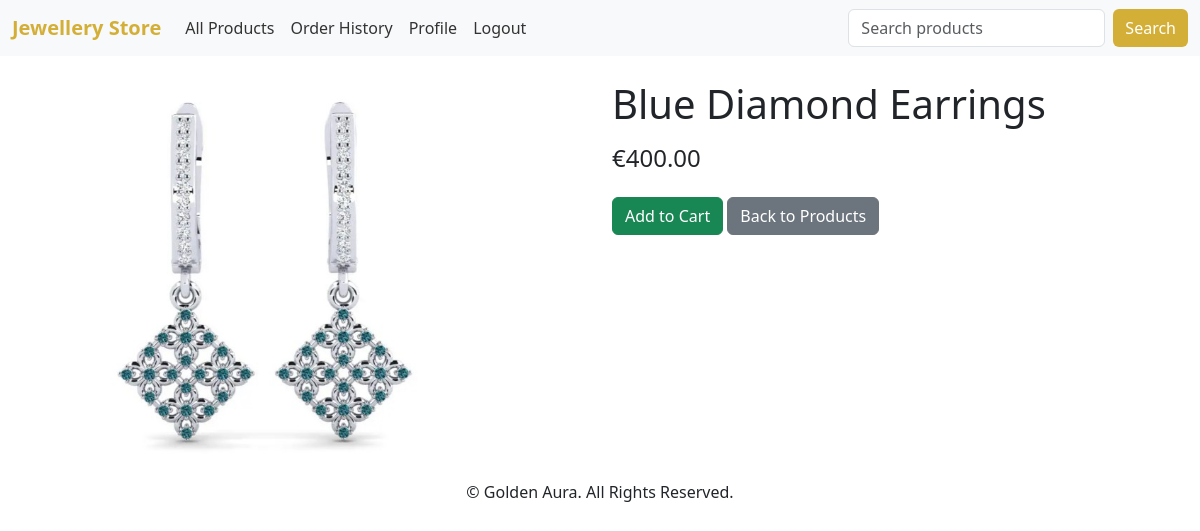
/category/4e50a3c7-e2d5-45b8-aef8-752e30caaff3/product/8eb82acf-3d9f-49f1-8c6c-b1da1ac29ae2/ (signed in), run on the app's committed database.
### shop/models.py (models this page shows, shortened)
class Product(models.Model):
    id = models.UUIDField(
        primary_key=True,
        default=uuid.uuid4,
        editable=False
    )
    name = models.CharField(max_length=250, unique=True)
    description = models.TextField(blank=True)
    category = models.ForeignKey(Category, on_delete=models.CASCADE)
    price = models.DecimalField(max_digits=10, decimal_places=2)
    image = models.ImageField(upload_to='product_images/', blank=True, null=True)
    stock = models.IntegerField()
    available = models.BooleanField(default=True)
    created = models.DateTimeField(auto_now_add=True, blank=True, null=True)
    updated = models.DateTimeField(auto_now=True, blank=True, null=True)
    class Meta:
        ordering = ('name',)
        verbose_name = 'product'
        verbose_name_plural = 'products'

### shop/views.py (the view)
# urls.py: path('category/<uuid:category_id>/product/<uuid:product_id>/', views.product_detail, name='product_detail'),
def product_detail(request, category_id, product_id):
    category = get_object_or_404(Category, id=category_id)
    product = get_object_or_404(Product, id=product_id, category=category)
    return render(request, 'shop/product.html', {'category': category, 'product': product})

### accounts/context_processors.py (called while the page is built)
def user_groups(request):
    if request.user.is_authenticated:
        return{'is_manager': request.user.groups.filter(name='Manager').exists()}
    return {'is_manager': False}

### cart/context_processors.py (called while the page is built)
def counter(request):
    item_count = 0
    if 'admin' in request.path:
        return {}
    else:
        try:
            cart = Cart.objects.get(cart_id=_cart_id(request))
            cart_items = CartItem.objects.filter(cart=cart, active=True)
            for cart_item in cart_items:
                item_count += cart_item.quantity
        except Cart.DoesNotExist:
            item_count = 0
    return {'item_count': item_count}

### cart/views.py (called while the page is built)
def _cart_id(request):
    cart = request.session.session_key
    if not cart:
        cart = request.session.create()
    return cart

### shop/templates/shop/product.html (shortened to what this page needs)
{% extends 'base.html' %}
{% load static %}
{% block content %}
<div class="container mt-4">
    <div class="row">
        <div class="col-md-6">
            {% if product.image %}
                <img src="{{ product.image.url }}" class="img-fluid" alt="{{ product.name }}">
            {% else %}
                <img src="{% static 'images/placeholder.png' %}" class="img-fluid" alt="Placeholder">
            {% endif %}
        </div>
        <div class="col-md-6">
            <h1>{{ product.name }}</h1>
            <h4>€{{ product.price }}</h4>
            {% if product.stock > 0 %}
                <a href="{% url 'cart:add_cart' product.id %}" class="btn btn-success mt-3">Add to Cart</a>
            {% else %}
                <button class="btn btn-danger mt-3" disabled>Out of Stock</button>
            {% endif %}
            <a href="{% url 'shop:all_products' %}" class="btn btn-secondary mt-3">Back to Products</a>
        </div>
    </div>
</div>
{% endblock %}

### static/css/style.css (style rules this page uses)
img { max-width: 100%; height: auto; display: block; }
.img-fluid { max-width: 100%; height: 400px; object-fit: contain; }

### data on the page
Product: image (picture), name "Blue Diamond Earrings", price "400.00"
